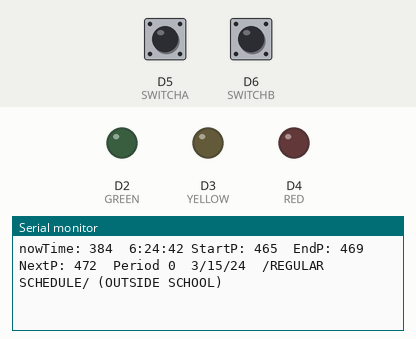
Simulated run of this sketch. Board: Arduino MKR. Shown: output pins drawn as LEDs (lit = HIGH), the last lines printed to the serial monitor. Inputs (shaded band) come from the test bench; at power-on: D5 (SWITCHA) HIGH, D6 (SWITCHB) HIGH. WiFi joins after 1.5 s; servers stay silent unless stated; the local clock reads 2024-03-15 10:24:30 at power-on unless the sketch sets it.

Above: at 12.7 s.
12.8 s: D5 (SWITCHA) pulled LOW for 1.15 s
At 14.3 s:
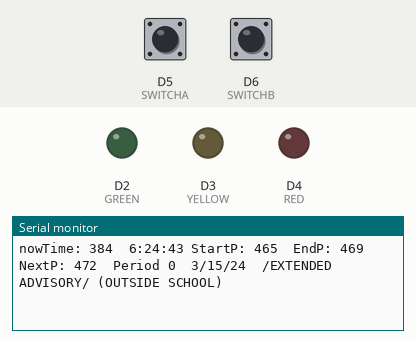
15.4 s: D6 (SWITCHB) pulled LOW for 1.15 s
At 16.3 s:
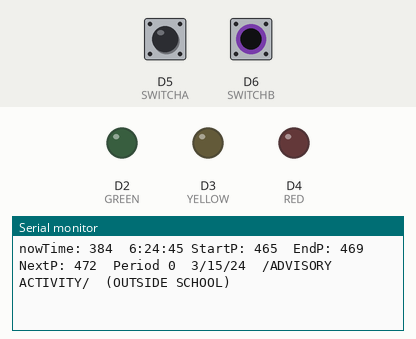
18.0 s: D5 (SWITCHA) driven LOW and D6 (SWITCHB) driven LOW
At 19.4 s:
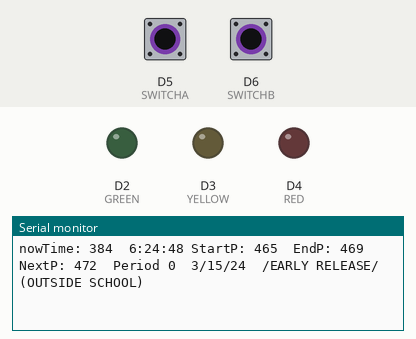
Timing chart, 0 to 21.0 s (numbered marks = the images above; inputs shaded):
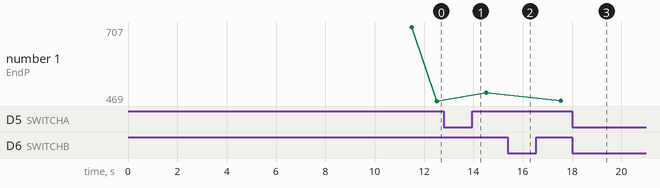

Measured:
- after the input at 12.8 s, the serial monitor: prints a new line after 0.72 s (image 1)
- after the input at 15.4 s, the serial monitor: prints a new line after 0.13 s (image 2)
- after the input at 18.0 s, the serial monitor: prints a new line after 0.55 s (image 3)
- plotted number 1: 469 → 495 after the input at 12.8 s, 495 → 470 after the input at 15.4 s

The sketch:

CombineNanoRTCandSchedules.ino
```cpp
// Include required libraries
#include <SPI.h>
#include <WiFiNINA.h>
#include <WiFiUdp.h>
#include <RTCZero.h>

#define DAYLIGHTSAVINGS 1
#define GREEN 2
#define YELLOW 3
#define RED 4
#define LIGHT_ON  1
#define LIGHT_OFF 0
#define WARNING_TIME 5
#define SWITCHA 5
#define SWITCHB 6

// The times of the schedules

int schStart = 16;
int schEnd = 29;
int schJump = 7; //how many periods there are in the day, how many times it jumps
int lunch = 10;

//int currentPeriod = 0;
int schIndex = 16;
int period = schIndex;
int nowTime = 460;

//int currentPeriod = 0;
//int period = 0;

// Starting/end times of the period
int schReg[65][2] {

  //REGULAR TIME SCHEDULE:
  //Index (0 - 15)
  // Block 0 (ADVISORY)
  {7, 45},  //465
  {7, 49},  //469
  // Block 1 (PERIOD 1)
  {7, 52},  //472
  {8, 48},  //528
  // Block 2 (PERIOD 2)
  {8, 51},  //531
  {9, 47},  //587
  // Block 3 (PERIOD 3)
  {9, 50},  //590
  {10, 46}, //640
  // Block 4 (PERIOD 4)
  {10, 51}, //651
  {11, 47}, //707
  // Block 5 (LUNCH)
  {11, 50}, //710
  {12, 18}, //738
  // Block 6 (PERIOD 5)
  {12, 23}, //743
  {13, 19}, //799
  // Block 7 (PERIOD 6)
  {13, 22}, //802
  {14, 18}, //858


  //EARLY RELEASE SCHEDULE:

  //Index (16-29)
  // Block 0 (ADVISORY)
  {7, 45}, //465
  {7, 50}, //470
  // Block 1 (PERIOD 1)
  {7, 53}, //473
  {8, 35}, //515
  // Block 2 (PERIOD 2)
  {8, 38}, //518
  {9, 16}, //556
  // Block 3 (PERIOD 3)
  {9, 19}, //559
  {9, 57}, //597
  // Block 4 (PERIOD 4)
  {10, 00}, //600
  {10, 38}, //638
  // Block 5 (PERIOD 5)
  {10, 41}, //641
  {11, 19}, //679
  // Block 6 (PERIOD 6)
  {11, 22}, //682
  {12, 00}, //720

  //ADVISORY ACTIVITY SCHEDULE:

  //Index (30-47)
  // Block 0 (ADVISORY)
  {7, 45}, //465
  {7, 50}, //470
  // Block 1 (PERIOD 1)
  {8, 35}, //515
  {8, 41}, //521
  // Block 2 (PERIOD 2)
  {8, 44}, //524
  {9, 32}, //572
  // Block 3 (ADVISORY ACTIVITY)
  {9, 35}, //575
  {10, 19}, //619
  // Block 4 (PERIOD 3)
  {10, 22}, //622
  {11, 10}, //670
  // Block 5 (PERIOD 4)
  {11, 15}, //675
  {12, 03}, //723
  // Block 6 (LUNCH)
  {12, 06}, //726
  {12, 36}, //756
  // Block 7 (PERIOD 5)
  {12, 39}, //759
  {13, 27}, //807
  // Block 8 (PERIOD 6)
  {13, 30}, //810
  {14, 18}, //858


  //EXTENDED ADVISORY ACTIVITY:

  //Index (48-65)
  // Block 0 (ADVISORY)
  {7, 45}, //465
  {8, 15}, //495
  // Block 1 (PERIOD 1)
  {8, 18}, //498
  {9, 10}, //550
  // Block 2 (PERIOD 2)
  {9, 13}, //553
  {10, 05}, //605
  // Block 3 (PERIOD 3)
  {10, 8}, //608
  {11, 00}, //660
  // Block 4 (PERIOD 4)
  {11, 03}, //663
  {11, 55}, //715
  // Block 5 (LUNCH)
  {11, 58}, //718
  {12, 28}, //748
  // Block 6 (PERIOD 5)
  {12, 31}, //751
  {13, 23}, //803
  // Block 7 (PERIOD 6)
  {13, 26}, //806
  {14, 18}, //858

};

// WiFi Credentials (edit as required)
char ssid[] = "OpenWrt";      // Wifi SSID
char pass[] = "mvthsstudent";       // Wifi password
int keyIndex = 0;                // Network key Index number (needed only for WEP)

// Object for Real Time Clock
RTCZero rtc;

int status = WL_IDLE_STATUS;

// Time zone constant - change as required for your location
const int GMT = -5;
/*
  void printTime()
  {

  print2digits(rtc.getHours() + GMT + 1);
  Serial.print(":");

  print2digits(rtc.getMinutes());
  Serial.print(":");

  print2digits(rtc.getSeconds());
  Serial.println();
  }
*/

void printDate()
{

  Serial.print(rtc.getMonth());
  Serial.print("/");

  Serial.print(rtc.getDay());
  Serial.print("/");

  Serial.print(rtc.getYear());
  Serial.print(" ");
}

void printWiFiStatus() {

  // Print the network SSID
  Serial.print("SSID: ");
  Serial.println(WiFi.SSID());

  // Print the IP address
  IPAddress ip = WiFi.localIP();
  Serial.print("IP Address: ");
  Serial.println(ip);

  // Print the received signal strength
  long rssi = WiFi.RSSI();
  Serial.print("signal strength (RSSI):");
  Serial.print(rssi);
  Serial.println(" dBm");
}

void print2digits(int number) {

  if (number < 10) {
    Serial.print("0");
  }
  Serial.print(number);
}

// Converts the hours and minutes of the array into # of minutes
int convert_time(int hrs, int mns) {
  int conv_time;
  conv_time = hrs * 60;
  conv_time = conv_time + mns;
  return conv_time;
};

void setup() {

  // Start Serial port
  Serial.begin(115200);

  int conv_time;
  int i;

  // Check if the WiFi module works
  if (WiFi.status() == WL_NO_SHIELD) {
    // Wait until WiFi ready
    Serial.println("WiFi adapter not ready");
    while (true);

  }

  // Establish a WiFi connection
  while ( status != WL_CONNECTED) {

    Serial.print("Attempting to connect to SSID: ");
    Serial.println(ssid);
    status = WiFi.begin(ssid, pass);

    // Wait 10 seconds for connection:
    delay(10000);

  }

  // Print connection status
  printWiFiStatus();

  // Start Real Time Clock
  rtc.begin();

  // Variable to represent epoch
  unsigned long epoch;

  // Variable for number of tries to NTP service
  int numberOfTries = 0, maxTries = 6;

  // Get epoch
  do {
    epoch = WiFi.getTime();
    numberOfTries++;
  }

  while ((epoch == 0) && (numberOfTries < maxTries));

  if (numberOfTries == maxTries) {
    Serial.print("NTP unreachable!!");
    while (1);
  }

  else {
    Serial.print("Epoch received: ");
    Serial.println(epoch);
    rtc.setEpoch(epoch);
    Serial.println();
  }

  pinMode(GREEN, OUTPUT);
  pinMode(YELLOW, OUTPUT);
  pinMode(RED, OUTPUT);
  pinMode(SWITCHA, INPUT_PULLUP);
  pinMode(SWITCHB, INPUT_PULLUP);

  int hrs = rtc.getHours() + GMT + DAYLIGHTSAVINGS;
  int mins = rtc.getMinutes();
  int secs = rtc.getSeconds();
  convert_time(hrs, mins);
  int nowTime = conv_time;


  // Gets initial block
  for ( i = 0; i < 8; i += 2) {
    int startPeriod = convert_time(schReg[i][0], schReg[i][1]);
    int nextPeriod = convert_time(schReg[i + 2][0], schReg[i + 2][1]);

    if (nowTime >= startPeriod && nowTime <= nextPeriod) {
      break;
    }

  }

  period = i;


}

void loop() {

  int conv_time;
  int switcha = digitalRead(SWITCHA);
  int switchb = digitalRead(SWITCHB);
  int hrs = rtc.getHours() + GMT + DAYLIGHTSAVINGS;
  int mins = rtc.getMinutes();
  int secs = rtc.getSeconds();
  int nowTime = convert_time(hrs, mins);

  // Gets time values for current period
  int startPeriod = convert_time(schReg[period][0], schReg[period][1]); //green is on between startPeriod and endPeriod - 5
  int endPeriod = convert_time(schReg[period + 1][0], schReg[period + 1][1]); // yellow is on between endPeriod - 5 and endPeriod
  int nextPeriod = convert_time(schReg[period + 2][0], schReg[period + 2][1]);  //red is on between endPeriod and nextPeriod


  Serial.print("nowTime: ");
  Serial.print(nowTime);
  Serial.print("  ");
  Serial.print(hrs);
  Serial.print(":");
  Serial.print(mins);
  Serial.print(":");
  Serial.print(secs);
  Serial.print(" StartP: ");
  Serial.print(startPeriod);
  Serial.print("  ");
  Serial.print("EndP: ");
  Serial.print(endPeriod);
  Serial.print("  ");
  Serial.print("NextP: ");
  Serial.print(nextPeriod);
  Serial.print("  ");
  Serial.print("Period ");
  Serial.print(period / 2);
  Serial.print("  ");

  printDate();
  //printTime();

  //Controls the schedules

  if  (switcha == HIGH && switchb == HIGH) {
    //Regular Schedule
    schStart = 0;
    schEnd = 15;
    schJump = 8;
    lunch = 10;
    schIndex = 0;
    Serial.print(" /REGULAR SCHEDULE/");

  } else if (switcha == LOW && switchb == LOW) {
    //Early Release Schedule
    schStart = 16;
    schEnd = 29;
    schJump = 7;
    lunch = -1;
    schIndex = 16;
    Serial.print(" /EARLY RELEASE/");

  } else if (switcha == HIGH && switchb == LOW) {
    //Advisory Activity Schedule
    schStart = 30;
    schEnd = 47;
    schJump = 9;
    lunch = 42;
    schIndex = 30;
    Serial.print(" /ADVISORY ACTIVITY/ ");

  } else if (switcha == LOW && switchb == HIGH) {
    //Extended Advisory Schedule
    schStart = 48;
    schEnd = 63;
    schJump = 8;
    lunch = 58;
    schIndex = 48;
    Serial.print(" /EXTENDED ADVISORY/");
  }

  // Function to turn off the lights when theres no school
  if (nowTime < convert_time(schReg[schStart][0], schReg[schStart][1]) || nowTime > convert_time(schReg[schEnd][0], schReg[schEnd][1])) {
    digitalWrite(GREEN, LIGHT_OFF);
    digitalWrite(YELLOW, LIGHT_OFF);
    digitalWrite(RED, LIGHT_OFF);
    period = schIndex;
    Serial.print(" (OUTSIDE SCHOOL)");

    //Turn only red light on during lunch time
  } else if ((nowTime >= convert_time(schReg[lunch][0], schReg[lunch][1])) && nowTime <= convert_time(schReg[lunch + 1][0], schReg[lunch + 1][1])) {
    digitalWrite(GREEN, LIGHT_OFF);
    digitalWrite(YELLOW, LIGHT_OFF);
    digitalWrite(RED, LIGHT_ON);
    Serial.print(" (LUNCH)");

    // Class time
  } else if (nowTime < endPeriod - WARNING_TIME) {
    digitalWrite(GREEN, LIGHT_ON);
    digitalWrite(YELLOW, LIGHT_OFF);
    digitalWrite(RED, LIGHT_OFF);
    Serial.print(" (CLASS)");

    // Five minutes before period ends
  } else if (nowTime < endPeriod) {
    digitalWrite(YELLOW, LIGHT_ON);
    digitalWrite(GREEN, LIGHT_OFF);
    digitalWrite(RED, LIGHT_OFF);
    Serial.print(" (WARNING)");

    // Passing time
  } else if (nowTime >= endPeriod && nowTime <= nextPeriod) {
    Serial.print(" (PASSING)");
    digitalWrite(RED, LIGHT_ON);
    digitalWrite(YELLOW, LIGHT_OFF);

    // Cycle the light testing and go to next period
  } else if (nowTime >= nextPeriod) {
    digitalWrite(RED, LIGHT_OFF);
    digitalWrite(GREEN, LIGHT_ON);
    Serial.print("!NEW PERIOD!");
    period += 2;
  }


  //Indicate on Serial monitor which light is on

  if (digitalRead(GREEN) ==  LIGHT_ON) {
    Serial.print(" |GREEN|");
  }
  if (digitalRead(YELLOW) == LIGHT_ON) {
    Serial.print(" |YELLOW|");
  }
  if (digitalRead(RED) ==  LIGHT_ON) {
    Serial.print(" |RED|");
  }

  Serial.println();
  delay(1000);
}
```
